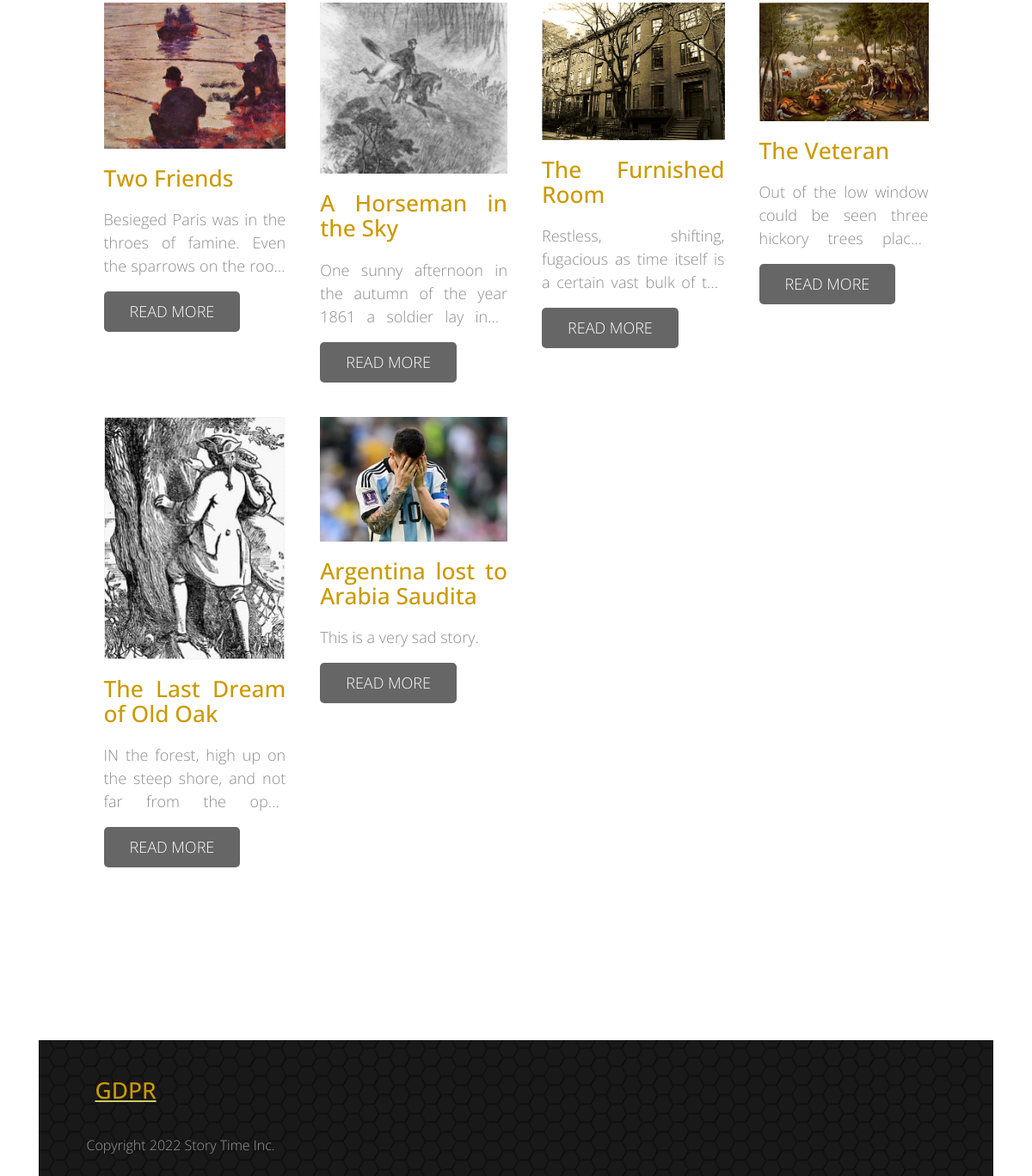
Before: / (lower part) with the older database file.
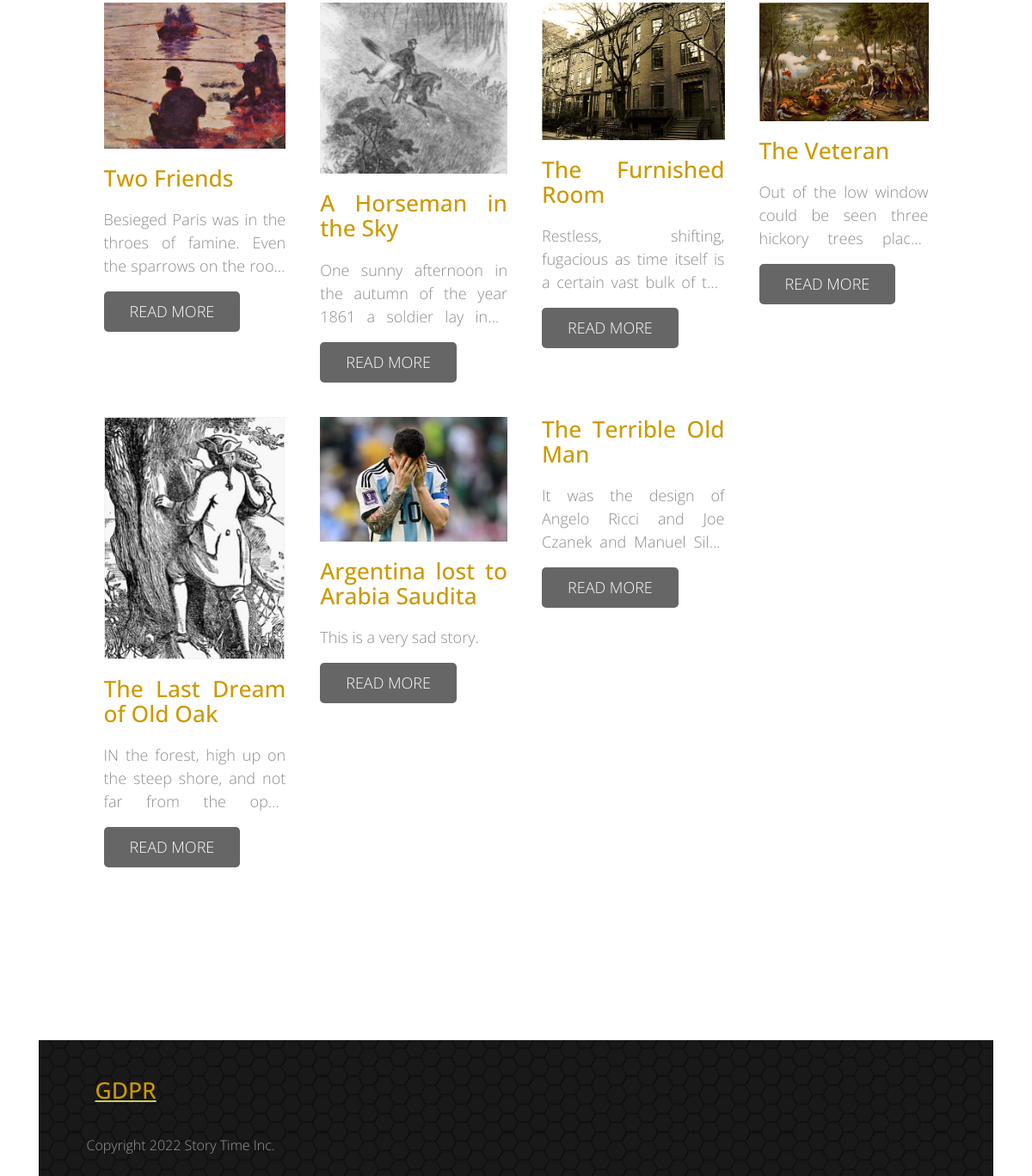
After: the same page with the newer database file.
### blog/models.py (models this page shows, shortened)
class Story(models.Model):
	title = models.CharField('Story name',max_length=100)
	text = models.TextField()
	img = models.ImageField(upload_to = 'images', default=None)
	user = models.ForeignKey(User, on_delete=models.CASCADE)

### blog/views.py (the view)
# urls.py: path("", views.home, name="home"),
def home(request):
	request.user
	story_list = Story.objects.all()
	template = loader.get_template("blog/home.html")
	return render(request, "blog/home.html", {'story_list':story_list})

### blog/templates/blog/home.html (shortened to what this page needs)
{% extends './base.html' %}
{% load static %}
{% block content %}
<body>
    <section class="tm-section">
        <div class="container-fluid">
            <br>
            <br>
            <div style="display: grid; grid-template-columns: auto auto auto auto auto auto auto auto;">
                {% for story in story_list %}
		        <div style="width: 100%; padding: 20px;">
		            <div class="tm-content-box">
                        {% if story.img %}
                        <img src='{{story.img.url}}' alt="connect" class="tm-margin-b-20 img-fluid">
		                {% endif %}
                        <h3 class="tm-margin-b-20 tm-gold-text">{{story.title}}</h3>
		        	<div class="ellipsis"> {{story.text}} </div>
                        <a href="story_details/?st={{story.id}}" class="tm-btn tm-btn-gray text-uppercase" style="">Read More</a>
		            </div>
		        </div>
        	    <br>
	            {% endfor %}
        </div>
        <br>
        <br>
        <br>
    </section>
    <footer class="tm-footer">
        <div class="container-fluid">
            <div class="row">
                <div class="col-xs-12 col-sm-6 col-md-6 col-lg-3 col-xl-3">
                    <div class="tm-footer-content-box tm-footer-links-container">
                        <a href="{% url 'GDPR' %}" class="tm-footer-link">
                        <h3 class="tm-gold-text tm-title tm-footer-content-box-title">GDPR</h3>
                        </a>
                    </div>
                </div>
            </div>
            <div class="row">
                <div class="col-xs-12 tm-copyright-col">
                    <p class="tm-copyright-text">Copyright 2022 Story Time Inc.</p>
                </div>
            </div>
        </div>
    </footer>
</body>
{% endblock content %}

### blog/templates/blog/base.html (shortened to what this page needs)
{% load static %}
<!DOCTYPE html>
<html>
<head>
    <link rel="stylesheet" href={% static 'css/bootstrap.min.css' %}>
    <link rel="stylesheet" href={% static 'css/templatemo-style.css' %}>
</head>
<body>
  <main>
    <div class="container">
    {% block content %}
    {% endblock %}
    </div>
  </main>
</body>
</html>

### static/css/templatemo-style.css (style rules this page uses)
body { color: #8c8c8c; font-family: 'Open Sans', Helvetica, Arial, sans-serif; font-size: 18px; font-weight: 300; overflow-x: hidden; }
a, button { transition: all 0.3s ease; }
.container-fluid { margin-left: auto; margin-right: auto; max-width: 1390px; overflow-x: hidden; }
@media (max-width: 1390px) { .container-fluid { padding-left: 5%; padding-right: 5%; } }
.tm-gold-text { color: #cc9900; }
.tm-section { padding-top: 80px; padding-bottom: 100px; }
.tm-title { margin-bottom: 1rem; line-height: 1.4; }
.tm-content-box { max-width: 310px; margin: 0 auto; }
h3 { font-size: 1.65rem; }
.tm-btn { color: white; background-color: #cc9900; border: none; border-radius: 5px; display: inline-block; padding: 10px 30px; }
.tm-btn-gray { background-color: #666666; }
.tm-margin-b-20 { margin-bottom: 20px; }
.tm-footer { color: #c6c6c6; background-color: #191919; background-image: url('../images/classic-pattern-bg.png'); font-size: 1rem; padding-top: 40px; padding-bottom: 20px; }
.tm-footer-links-container { padding-left: 10px; }
.tm-footer-link { color: #CCCC66; line-height: 2.8; text-decoration: underline; }
.tm-copyright-text { color: #999999; margin-bottom: 0; }
p { line-height: 1.9; }
.tm-footer-content-box-title { margin-bottom: 30px; }

### blog/templates/blog/home.html (style rules this page uses)
div.ellipsis { overflow: hidden; text-overflow: ellipsis; display: -webkit-box; -webkit-line-clamp: 3; -webkit-box-orient: vertical; }
div { text-align: justify; text-justify: inter-word; }

Changed rows visible on the page:
added Story: title "The Terrible Old Man", text "It was the design of Angelo Ricci and Joe Czanek and Manuel…"
